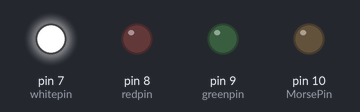
Simulated run of this sketch. Board: Arduino Uno, built with avr-gcc and run on an emulated ATmega328P. Parts: output pins drawn as LEDs (lit = HIGH).

Above: at 1.0 s.
At 3.5 s:
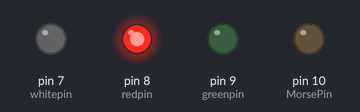
At 6.0 s:
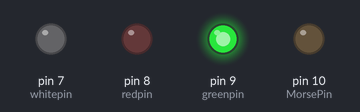
At 8.8 s:
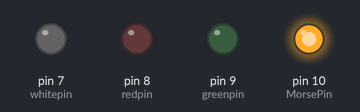
At 11.1 s:
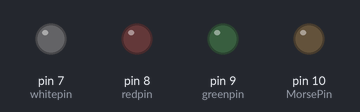
Timing chart, 0 to 16.1 s (numbered marks = the images above):
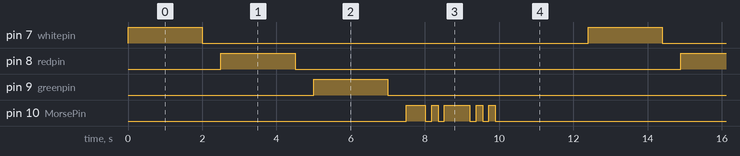

Measured:
- by itself, pin 7 (whitepin), pin 8 (redpin), pin 9 (greenpin): alternates HIGH for 2.0 s and LOW for 10.4 s
- by itself, pin 10 (MorsePin): repeats every 12.4 s: LOW 0.17 s, HIGH 0.17 s, LOW 0.17 s, HIGH 0.68 s, 2 × (LOW 0.17 s, HIGH 0.17 s), LOW 10.0 s, HIGH 0.51 s
- by itself, everything shown: repeats every 12.4 s, in 16 steps

The sketch:

DroneTest.ino
```cpp
/*
  LED test
  This program is used to test the range of the position and
  anti-collision systems' LEDs.
  The position LEDs shall be connected to "ledpin" pin.
  The anti-collision LEDs shall be connected to "MorsePin" pin.

  created 10 July 2015
  by Miguel Fonseca
 */

int greenpin = 9;  //position light system pin
int redpin = 8;  //position light system pin
int whitepin = 7;  //position light system pin
int MorsePin =  10;  //anti-collision light system pin (3)
int dot = 171; //171 for NDB timing

void setup() {
  pinMode(greenpin, OUTPUT);
  pinMode(redpin, OUTPUT);
  pinMode(whitepin, OUTPUT);
//  digitalWrite(ledpin, HIGH); //turn position light ON
  pinMode(MorsePin, OUTPUT);
}

// the loop function runs over and over again forever
void loop() {
  digitalWrite(whitepin, HIGH);
  delay(2000);
  digitalWrite(whitepin, LOW);
  delay(500);
  digitalWrite(redpin, HIGH);
  delay(2000);
  digitalWrite(redpin, LOW);
  delay(500);
  digitalWrite(greenpin, HIGH);
  delay(2000);
  digitalWrite(greenpin, LOW);
  delay(500);
  digitalWrite(MorsePin, HIGH);   // turn the LED on (HIGH is the voltage level)
  delay(3*dot);              // wait for a dash
  digitalWrite(MorsePin, LOW);    // turn the LED off by making the voltage LOW
  delay(dot);              // wait for a dot
  digitalWrite(MorsePin, HIGH);   // turn the LED on (HIGH is the voltage level)
  delay(dot);              // wait for a dot
  digitalWrite(MorsePin, LOW);    // turn the LED off by making the voltage LOW
  delay(dot);              // wait for a dot
  digitalWrite(MorsePin, HIGH);   // turn the LED on (HIGH is the voltage level)
  delay(dot);              // wait for a dot
  digitalWrite(MorsePin, LOW);    // turn the LED off by making the voltage LOW
  //delay(7*dot);              // wait for a next word
  digitalWrite(MorsePin, HIGH);   // turn the LED on (HIGH is the voltage level)
  delay(3*dot);              // wait for a dash
  digitalWrite(MorsePin, LOW);    // turn the LED off by making the voltage LOW
  delay(dot);              // wait for a dot
  digitalWrite(MorsePin, HIGH);   // turn the LED on (HIGH is the voltage level)
  delay(dot);              // wait for a dot
  digitalWrite(MorsePin, LOW);    // turn the LED off by making the voltage LOW
  delay(dot);              // wait for a dot
  digitalWrite(MorsePin, HIGH);   // turn the LED on (HIGH is the voltage level)
  delay(dot);              // wait for a dot
  digitalWrite(MorsePin, LOW);    // turn the LED off by making the voltage LOW
  delay(500);
  delay(2000);
}
```

morseaircraft.cpp
```cpp
/*
 * morseaircraft - Library to generate Morse code that identifies an aircraft's category.
 * Created by Miguel Saraiva Fonseca, December, 2015.
 * Released into the public domain.
 */

#include "Arduino.h"
#include "morseaircraft.h"

MorseAircraft::MorseAircraft(char type[])
{
	interval = 171; //define the period of each element of the morse code 171ms
	previousMillis = 0;
	if(type[0]=='U') //if aircraft is unmanned
	{
		switch(type[1]) //check type of aircraft to select correct Morse message which is converted to decimal to store in a 'long'
		{
			case 'A':
				message = 29813; //(0000000111010001110101 = UA)
				order = 21;
				number = 14;
				break;
			case 'B':
				message = 351349; //(00000001010101110001110101 = UB)
				order = 25;
				number = 15;
				break;
			case 'C':
				message = 1530997; //(0000000101110101110001110101 = UC)
				order = 27;
				number = 16;
				break;
			case 'D':
				message = 89205; //(000000010101110001110101 = UD)
				order = 23;
				number = 17;
				break;
			case 'E':
				message = 1141; //(000000010001110101 = UE)
				order = 17;
				number = 18;
				break;
			case 'H':
				message = 87157; //(000000010101010001110101 = UH)
				order = 23;
				number = 19;
				interval = 175; //special case, needs different interval
				break;
			case 'K':
				message = 482421; //(00000001110101110001110101 = UK)
				order = 25;
				number = 20;
				break;
			case 'L':
				message = 357493; //(00000001010111010001110101 = UL)
				order = 25;
				number = 21;
				break;
			case 'M':
				message = 121973; //(000000011101110001110101 = UM)
				order = 23;
				number = 22;
				break;
			case 'N':
				message = 23669; //(0000000101110001110101 = UN)
				order = 21;
				number = 23;
				break;
			case 'Q':
				message = 7724149; //(000000011101011101110001110101 = UQ)
				order = 29;
				number = 24;
				break;
			case 'R':
				message = 95349; //(000000010111010001110101 = UR)
				order = 23;
				number = 25;
				break;
			case 'S':
				message = 21621; //(0000000101010001110101 = US)
				order = 21;
				number = 26;
				break;
			case 'T':
				message = 7285; //(00000001110001110101 = UT)
				order = 19;
				number = 27;
				break;
		}
	}
	else //manned aircraft
	{
		switch(type[0])
		{
			case 'A':
				message = 29; //(000000011101 = A)
				order = 11;
				number = 0;
				break;
			case 'B':
				message = 343; //(0000000101010111 = B)
				order = 15;
				number = 1;
				break;
			case 'C':
				message = 1495; //(000000010111010111 = C)
				order = 17;
				number = 2;
				break;
			case 'D':
				message = 87; //(00000001010111 = D)
				order = 13;
				number = 3;
				break;
			case 'E':
				message = 1; //(00000001 = E)
				order = 7;
				number = 4;
				break;
			case 'H':
				message = 85; //(00000001010101 = H)
				order = 13;
				number = 5;
				break;
			case 'K':
				message = 471; //(0000000111010111 = K)
				order = 15;
				number = 6;
				break;
			case 'L':
				message = 349; //(0000000101011101 = L)
				order = 15;
				number = 7;
				break;
			case 'M':
				message = 119; //(00000001110111 = M)
				order = 13;
				number = 8;
				break;
			case 'N':
				message = 23; //(000000010111 = N)
				order = 11;
				number = 9;
				break;
			case 'Q':
				message = 7543; //(00000001110101110111 = Q)
				order = 19;
				number = 10;
				break;
			case 'R':
				message = 93; //(00000001011101 = R)
				order = 13;
				number = 11;
				break;
			case 'S':
				message = 21; //(000000010101 = S)
				order = 11;
				number = 12;
				break;
			case 'T':
				message = 7; //(0000000111 = T)
				order = 9;
				number = 13;
				interval = 150; //special case, needs different interval
				break;
		}
	}
}

void MorseAircraft::flash()
{
	unsigned long currentMillis = millis(); //save current time
	if (currentMillis - previousMillis >= interval) //check if interval as passed
	{
		digitalWrite(COLLISIONLED,bitRead(message,0)); //turn led on or off (depends on the bit)
		previousMillis = currentMillis;
		temp = message >> 1; //rotate bit 00001 -> 00000
		if (bitRead(message,0)) bitWrite(temp,order,1); //rotate bit: 00001 -> 10000
		message = temp;
//   	Serial.print("character: ");
//  	Serial.println(character, BIN);
	}
}
```

morseaircraft.h
```cpp
/*
 * morseaircraft - Library to generate Morse code that identifies an aircraft's category.
 * Created by Miguel Saraiva Fonseca, December, 2015.
 * Released into the public domain.
 */

#ifndef morseaircraft_h
#define morseaircraft_h

#include "Arduino.h"
#define COLLISIONLED 13
class MorseAircraft
{
  public:
    MorseAircraft(char type[]);
    void flash();
	int number;
  private:
    unsigned long message;
	unsigned long previousMillis;
	long interval;
	int order;
	long temp;
};

#endif
```
